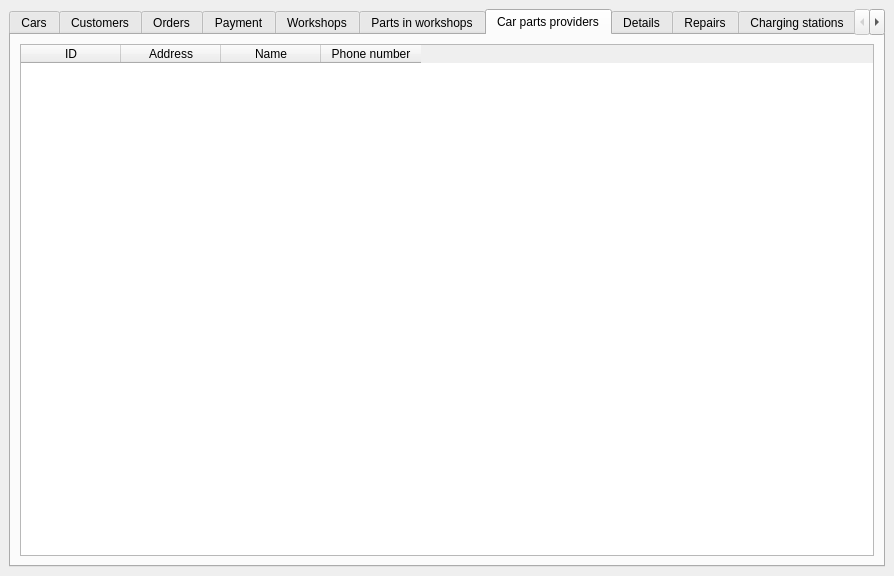
<?xml version="1.0" encoding="UTF-8"?>
<ui version="4.0">
 <class>MainWindow</class>
 <widget class="QMainWindow" name="MainWindow">
  <property name="geometry">
   <rect>
    <x>0</x>
    <y>0</y>
    <width>721</width>
    <height>576</height>
   </rect>
  </property>
  <property name="windowTitle">
   <string>MainWindow</string>
  </property>
  <widget class="QWidget" name="centralwidget">
   <layout class="QGridLayout" name="gridLayout">
    <item row="0" column="0">
     <widget class="QTabWidget" name="tabWidget">
      <property name="currentIndex">
       <number>6</number>
      </property>
      <widget class="QWidget" name="cars">
       <attribute name="title">
        <string>Cars</string>
       </attribute>
       <layout class="QGridLayout" name="gridLayout_2">
        <item row="0" column="0">
         <widget class="QTableWidget" name="tblCars">
          <column>
           <property name="text">
            <string>Car ID</string>
           </property>
          </column>
          <column>
           <property name="text">
            <string>Model</string>
           </property>
          </column>
          <column>
           <property name="text">
            <string>Plug type</string>
           </property>
          </column>
          <column>
           <property name="text">
            <string>Colour</string>
           </property>
          </column>
         </widget>
        </item>
       </layout>
      </widget>
      <widget class="QWidget" name="customers">
       <attribute name="title">
        <string>Customers</string>
       </attribute>
       <layout class="QGridLayout" name="gridLayout_3">
        <item row="0" column="0">
         <widget class="QTableWidget" name="tableWidget">
          <column>
           <property name="text">
            <string>Username</string>
           </property>
          </column>
          <column>
           <property name="text">
            <string>Email</string>
           </property>
          </column>
          <column>
           <property name="text">
            <string>Phone number</string>
           </property>
          </column>
          <column>
           <property name="text">
            <string>Full name</string>
           </property>
          </column>
          <column>
           <property name="text">
            <string>Location of residence</string>
           </property>
          </column>
         </widget>
        </item>
       </layout>
      </widget>
      <widget class="QWidget" name="order">
       <attribute name="title">
        <string>Orders</string>
       </attribute>
       <layout class="QGridLayout" name="gridLayout_4">
        <item row="0" column="0">
         <widget class="QTableWidget" name="tableWidget_2">
          <column>
           <property name="text">
            <string>Username</string>
           </property>
          </column>
          <column>
           <property name="text">
            <string>Car ID</string>
           </property>
          </column>
          <column>
           <property name="text">
            <string>From</string>
           </property>
          </column>
          <column>
           <property name="text">
            <string>To</string>
           </property>
          </column>
          <column>
           <property name="text">
            <string>Date &amp; time</string>
           </property>
          </column>
          <column>
           <property name="text">
            <string>Duration</string>
           </property>
          </column>
          <column>
           <property name="text">
            <string>Distance</string>
           </property>
          </column>
          <column>
           <property name="text">
            <string>Status</string>
           </property>
          </column>
          <column>
           <property name="text">
            <string>Price</string>
           </property>
          </column>
         </widget>
        </item>
       </layout>
      </widget>
      <widget class="QWidget" name="payment">
       <attribute name="title">
        <string>Payment</string>
       </attribute>
       <layout class="QGridLayout" name="gridLayout_5">
        <item row="0" column="0">
         <widget class="QTableWidget" name="tableWidget_3">
          <column>
           <property name="text">
            <string>Date &amp; time of order</string>
           </property>
          </column>
          <column>
           <property name="text">
            <string>Date and time of payment</string>
           </property>
          </column>
          <column>
           <property name="text">
            <string>Amount</string>
           </property>
          </column>
          <column>
           <property name="text">
            <string>Username</string>
           </property>
          </column>
          <column>
           <property name="text">
            <string>Car ID</string>
           </property>
          </column>
         </widget>
        </item>
       </layout>
      </widget>
      <widget class="QWidget" name="workshops">
       <attribute name="title">
        <string>Workshops</string>
       </attribute>
       <layout class="QGridLayout" name="gridLayout_6">
        <item row="0" column="0">
         <widget class="QTableWidget" name="tableWidget_4">
          <column>
           <property name="text">
            <string>WID</string>
           </property>
          </column>
          <column>
           <property name="text">
            <string>GPD location</string>
           </property>
          </column>
          <column>
           <property name="text">
            <string>Available time</string>
           </property>
          </column>
         </widget>
        </item>
       </layout>
      </widget>
      <widget class="QWidget" name="avParts">
       <attribute name="title">
        <string>Parts in workshops</string>
       </attribute>
       <layout class="QGridLayout" name="gridLayout_7">
        <item row="0" column="0">
         <widget class="QTableWidget" name="tableWidget_5">
          <column>
           <property name="text">
            <string>WID</string>
           </property>
          </column>
          <column>
           <property name="text">
            <string>Name of part</string>
           </property>
          </column>
         </widget>
        </item>
       </layout>
      </widget>
      <widget class="QWidget" name="partProv">
       <attribute name="title">
        <string>Car parts providers</string>
       </attribute>
       <layout class="QGridLayout" name="gridLayout_8">
        <item row="0" column="0">
         <widget class="QTableWidget" name="tableWidget_6">
          <column>
           <property name="text">
            <string>ID</string>
           </property>
          </column>
          <column>
           <property name="text">
            <string>Address</string>
           </property>
          </column>
          <column>
           <property name="text">
            <string>Name</string>
           </property>
          </column>
          <column>
           <property name="text">
            <string>Phone number</string>
           </property>
          </column>
         </widget>
        </item>
       </layout>
      </widget>
      <widget class="QWidget" name="canProvide">
       <attribute name="title">
        <string>Details</string>
       </attribute>
       <layout class="QGridLayout" name="gridLayout_9">
        <item row="0" column="0">
         <widget class="QTableWidget" name="tableWidget_7">
          <column>
           <property name="text">
            <string>ID</string>
           </property>
          </column>
          <column>
           <property name="text">
            <string>Name of part</string>
           </property>
          </column>
         </widget>
        </item>
       </layout>
      </widget>
      <widget class="QWidget" name="repair">
       <attribute name="title">
        <string>Repairs</string>
       </attribute>
       <layout class="QGridLayout" name="gridLayout_10">
        <item row="0" column="0">
         <widget class="QTableWidget" name="tableWidget_8">
          <column>
           <property name="text">
            <string>Car ID</string>
           </property>
          </column>
          <column>
           <property name="text">
            <string>WID</string>
           </property>
          </column>
          <column>
           <property name="text">
            <string>Date &amp; time</string>
           </property>
          </column>
          <column>
           <property name="text">
            <string>Status</string>
           </property>
          </column>
          <column>
           <property name="text">
            <string>Price</string>
           </property>
          </column>
         </widget>
        </item>
       </layout>
      </widget>
      <widget class="QWidget" name="chargStat">
       <attribute name="title">
        <string>Charging stations</string>
       </attribute>
       <layout class="QGridLayout" name="gridLayout_11">
        <item row="0" column="0">
         <widget class="QTableWidget" name="tableWidget_9">
          <column>
           <property name="text">
            <string>UID</string>
           </property>
          </column>
          <column>
           <property name="text">
            <string>Sockets</string>
           </property>
          </column>
          <column>
           <property name="text">
            <string>Charging cost</string>
           </property>
          </column>
          <column>
           <property name="text">
            <string>GPS location</string>
           </property>
          </column>
          <column>
           <property name="text">
            <string>Charging time</string>
           </property>
          </column>
         </widget>
        </item>
       </layout>
      </widget>
      <widget class="QWidget" name="charges">
       <attribute name="title">
        <string>Charges</string>
       </attribute>
       <layout class="QGridLayout" name="gridLayout_12">
        <item row="0" column="0">
         <widget class="QTableWidget" name="tableWidget_10">
          <column>
           <property name="text">
            <string>New Column</string>
           </property>
          </column>
          <column>
           <property name="text">
            <string>Car ID</string>
           </property>
          </column>
          <column>
           <property name="text">
            <string>UID</string>
           </property>
          </column>
          <column>
           <property name="text">
            <string>Charging time</string>
           </property>
          </column>
         </widget>
        </item>
       </layout>
      </widget>
      <widget class="QWidget" name="query">
       <attribute name="title">
        <string>Queries</string>
       </attribute>
       <layout class="QHBoxLayout" name="horizontalLayout">
        <item>
         <widget class="QPushButton" name="pushButton">
          <property name="text">
           <string>Query 1</string>
          </property>
         </widget>
        </item>
        <item>
         <widget class="QPushButton" name="pushButton_2">
          <property name="text">
           <string>Query 2</string>
          </property>
         </widget>
        </item>
        <item>
         <widget class="QPushButton" name="pushButton_3">
          <property name="text">
           <string>Query 3</string>
          </property>
         </widget>
        </item>
        <item>
         <widget class="QPushButton" name="pushButton_4">
          <property name="text">
           <string>Query 4</string>
          </property>
         </widget>
        </item>
        <item>
         <widget class="QPushButton" name="pushButton_5">
          <property name="text">
           <string>Query 5</string>
          </property>
         </widget>
        </item>
        <item>
         <widget class="QPushButton" name="pushButton_6">
          <property name="text">
           <string>Query 6</string>
          </property>
         </widget>
        </item>
        <item>
         <widget class="QPushButton" name="pushButton_7">
          <property name="text">
           <string>Query 7</string>
          </property>
         </widget>
        </item>
        <item>
         <widget class="QPushButton" name="pushButton_8">
          <property name="text">
           <string>Query 8</string>
          </property>
         </widget>
        </item>
        <item>
         <widget class="QPushButton" name="pushButton_9">
          <property name="text">
           <string>Query 9</string>
          </property>
         </widget>
        </item>
        <item>
         <widget class="QPushButton" name="pushButton_10">
          <property name="text">
           <string>Query 10</string>
          </property>
         </widget>
        </item>
       </layout>
      </widget>
     </widget>
    </item>
   </layout>
  </widget>
 </widget>
 <resources/>
 <connections/>
</ui>
